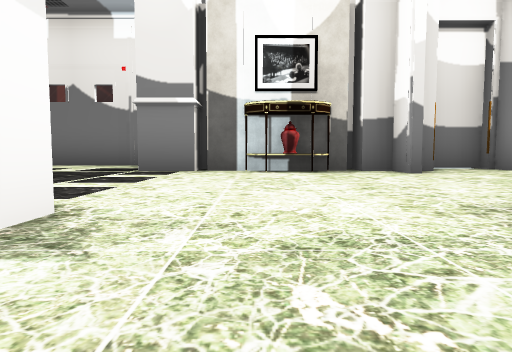
view 1 (above)

16 first-person views from a walk through a Unity game level. The camera is 0.26 m above the floor, tilts 4° down and sees 75° across. The floor is counted in squares, 1 m on a side. Each view is taken from the middle of a square. On the plan, view 1 faces up. The plan holds only what a view shows up to about 9 squares ahead; the rest is blank. The place goes on beyond the plan. Door leaves are left out, so doorways stand open. Some surface patterns are stand-ins.

view 2
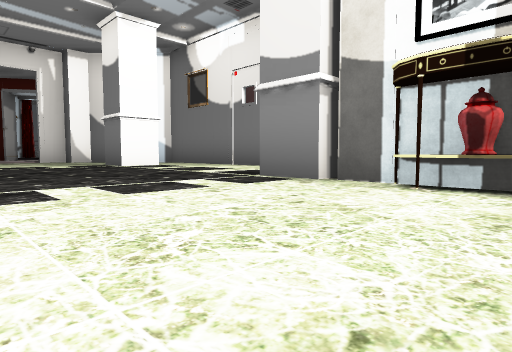

view 3
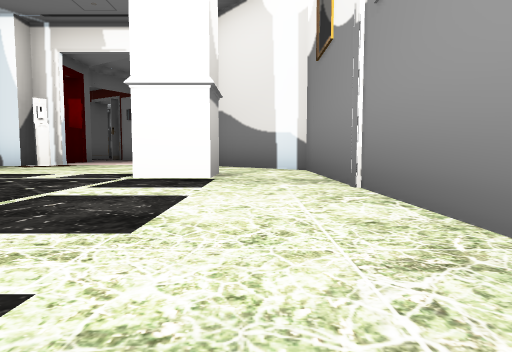

view 4
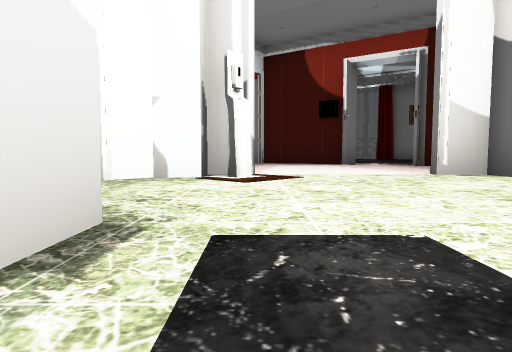

view 5
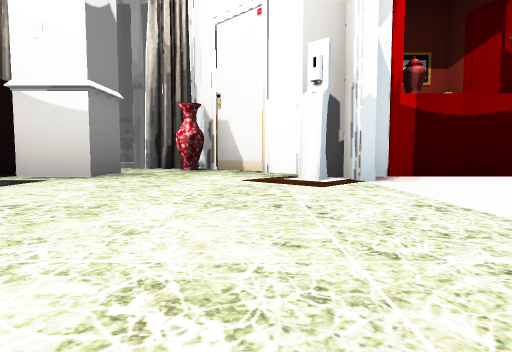

view 6
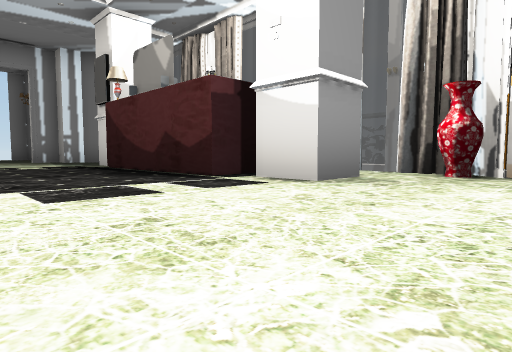

view 7
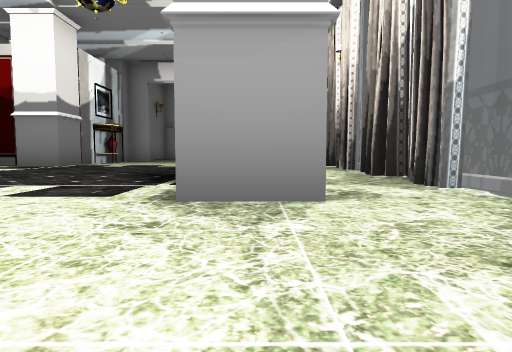

view 8
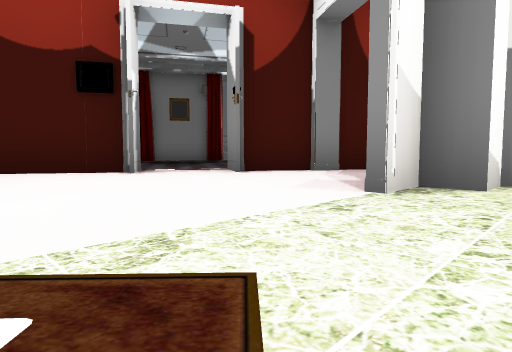

view 9
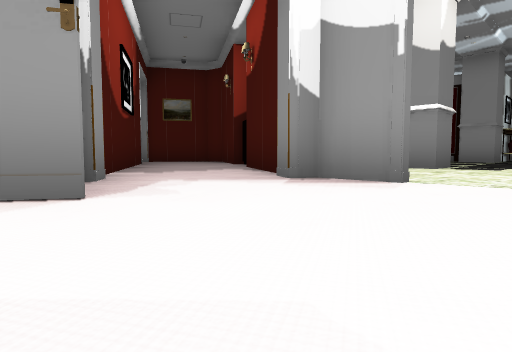

view 10
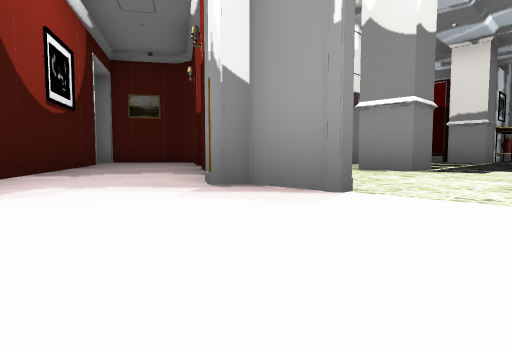

view 11
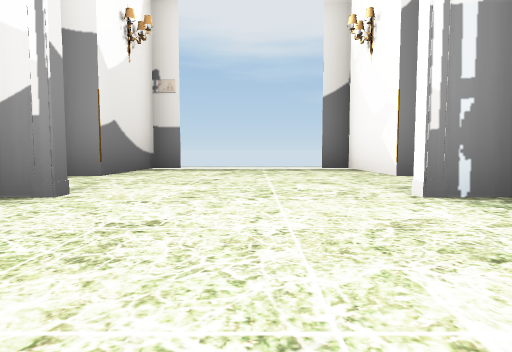

view 12
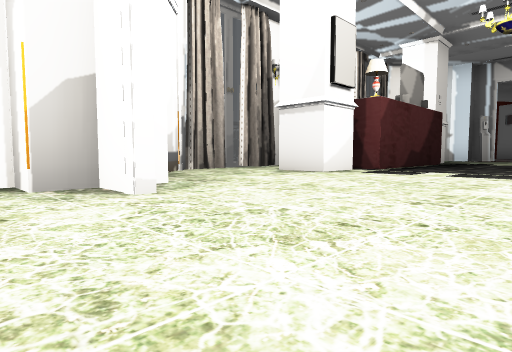

view 13
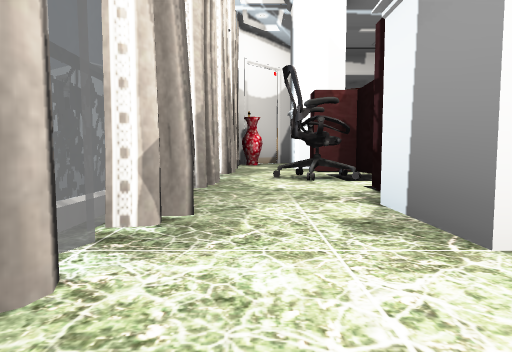

view 14
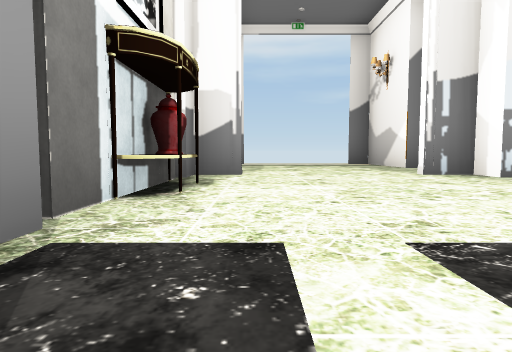

view 15
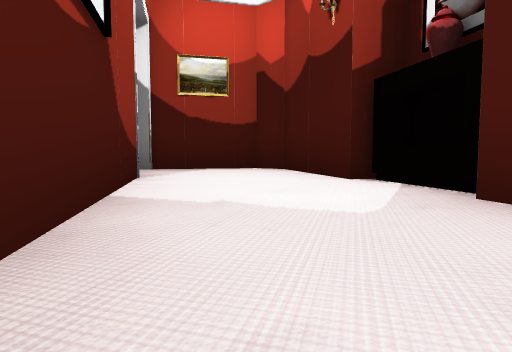

view 16
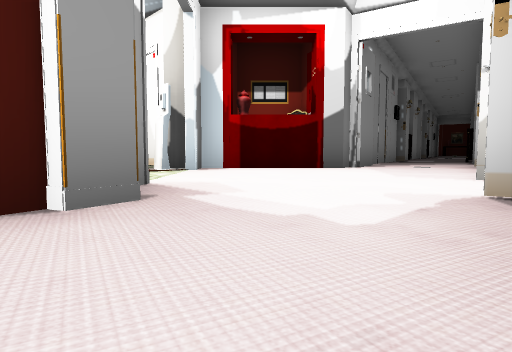

### Floor plan
Ten units are one square. View 1 is at (0, 0); x grows to the right and y downward. Boxes are objects, and circles mark ways between rooms. Rooms are numbered by the first view taken in them; rooms with no view inside come last. Other rooms are left out.
<svg viewBox="-141 -126 206 143">
<path fill="none" stroke="#000" d="M-54 -47 -62 -47 -62 -55 -54 -55 -54 -47M-62 -6 -62 -14 -55 -14M-18 -14 -9 -14 -9 -6 -18 -6M-63 6 -53 6M-67 5 -62 3M-68 5 -62 4M-31 5 -26 3M-73 -64 -85 -52 -85 -47 -89 -47 -89 -41M-91 -41 -91 -50 -93 -51 -88 -59M-24 -68 -65 -68M-9 -52 -9 -46M-16 3 -14 3 -11 4 -1 4M-27 12 -15 12M-12 2 -9 6M-15 6 -9 6M-7 4 -2 5M-4 4 1 3M1 5 15 -9 15 -14M14 -47 -17 -47 -17 -60M15 -47 15 -52M-106 -68 -117 -51M19 -41 19 -47M19 -14 19 -21M-124 -40 -136 -21M-123 -2 -116 -14 -85 -14 -85 -9 -70 6M36 -14 57 -14 57 -19M57 -42 57 -47 37 -47 37 -54 29 -54M21 -21 21 -14M26 -47 15 -47M15 -14 25 -14M-93 -89 -106 -68M-88 -59 -77 -75M-84 -104 -93 -89M-71 -86 -59 -105 -60 -110 -78 -121"/>
<rect x="-95" y="-25" width="10" height="10" fill="#bbb"><title>other object</title></rect>
<rect x="-75" y="-5" width="10" height="10" fill="#bbb"><title>other object</title></rect>
<rect x="-75" y="-85" width="10" height="20" fill="#bbb"><title>other object</title></rect>
<rect x="-55" y="-15" width="10" height="10" fill="#bbb"><title>other object</title></rect>
<rect x="-45" y="-15" width="20" height="10" fill="#bbb"><title>chair</title></rect>
<rect x="-5" y="-55" width="10" height="10" fill="#bbb"><title>other object</title></rect>
<circle cx="20" cy="-35" r="3" fill="#2a7"/>
<circle cx="-100" cy="-60" r="3" fill="#2a7"/>
<circle cx="-80" cy="-90" r="3" fill="#2a7"/>
<text x="-50" y="-30">1</text>
<text x="40" y="-30">2</text>
<text x="-90" y="-80">3</text>
<text x="-80" y="-100">4</text>
</svg>
Room 1 opens to room 2. Room 1 opens to room 3. Room 3 opens to room 4.

Where each view was taken, in squares from view 1:
view 1: 0 up, 0 right, facing up
view 2: 2 up, 1 right, facing up-left
view 3: 6 up, 2 left, facing left
view 4: 2 up, 5 left, facing left
view 5: 5 up, 8 left, facing down
view 6: 4 up, 8 left, facing down-right
view 7: 1 up, 8 left, facing right
view 8: 2 up, 8 left, facing up-left
view 9: 3 up, 12 left, facing up-right
view 10: 3 up, 11 left, facing up-right
view 11: 3 up, 0 right, facing right
view 12: 4 up, 3 right, facing down-left
view 13: 0 up, 0 right, facing left
view 14: 4 up, 2 left, facing right
view 15: 7 up, 10 left, facing up-right
view 16: 7 up, 10 left, facing down
